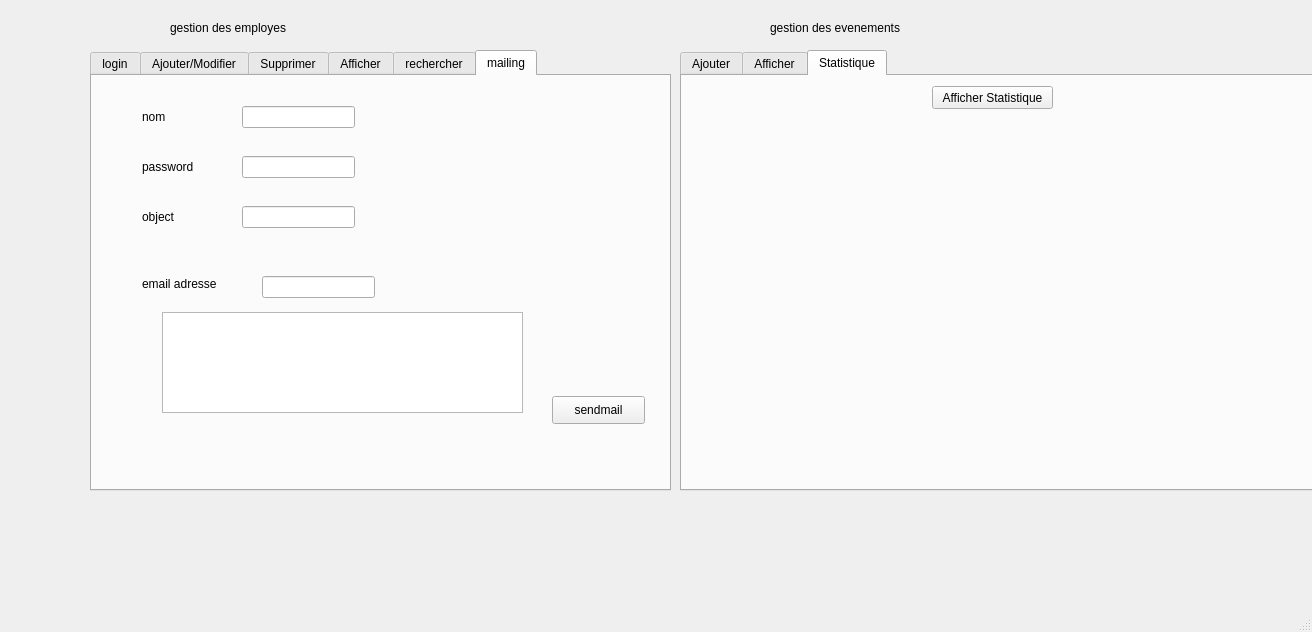
<?xml version="1.0" encoding="UTF-8"?>
<ui version="4.0">
 <class>MainWindow</class>
 <widget class="QMainWindow" name="MainWindow">
  <property name="geometry">
   <rect>
    <x>0</x>
    <y>0</y>
    <width>1312</width>
    <height>632</height>
   </rect>
  </property>
  <property name="font">
   <font>
    <family>MS Shell Dlg 2</family>
   </font>
  </property>
  <property name="windowTitle">
   <string>MainWindow</string>
  </property>
  <widget class="QWidget" name="centralwidget">
   <widget class="QTabWidget" name="login">
    <property name="geometry">
     <rect>
      <x>90</x>
      <y>50</y>
      <width>581</width>
      <height>441</height>
     </rect>
    </property>
    <property name="currentIndex">
     <number>5</number>
    </property>
    <widget class="QWidget" name="tab_6">
     <attribute name="title">
      <string>login</string>
     </attribute>
     <widget class="QPushButton" name="login_2">
      <property name="geometry">
       <rect>
        <x>260</x>
        <y>210</y>
        <width>93</width>
        <height>28</height>
       </rect>
      </property>
      <property name="text">
       <string>login</string>
      </property>
     </widget>
     <widget class="QLineEdit" name="username">
      <property name="geometry">
       <rect>
        <x>110</x>
        <y>120</y>
        <width>113</width>
        <height>22</height>
       </rect>
      </property>
     </widget>
     <widget class="QLineEdit" name="password">
      <property name="geometry">
       <rect>
        <x>110</x>
        <y>170</y>
        <width>113</width>
        <height>22</height>
       </rect>
      </property>
     </widget>
     <widget class="QLabel" name="label_10">
      <property name="geometry">
       <rect>
        <x>20</x>
        <y>120</y>
        <width>61</width>
        <height>16</height>
       </rect>
      </property>
      <property name="text">
       <string>username</string>
      </property>
     </widget>
     <widget class="QLabel" name="label_11">
      <property name="geometry">
       <rect>
        <x>20</x>
        <y>170</y>
        <width>56</width>
        <height>16</height>
       </rect>
      </property>
      <property name="text">
       <string>password</string>
      </property>
     </widget>
     <widget class="QLabel" name="time_label_4">
      <property name="geometry">
       <rect>
        <x>310</x>
        <y>40</y>
        <width>56</width>
        <height>16</height>
       </rect>
      </property>
      <property name="text">
       <string/>
      </property>
     </widget>
    </widget>
    <widget class="QWidget" name="tab">
     <attribute name="title">
      <string>Ajouter/Modifier</string>
     </attribute>
     <widget class="QLineEdit" name="id_emp">
      <property name="geometry">
       <rect>
        <x>150</x>
        <y>50</y>
        <width>113</width>
        <height>22</height>
       </rect>
      </property>
     </widget>
     <widget class="QLineEdit" name="nom">
      <property name="geometry">
       <rect>
        <x>150</x>
        <y>100</y>
        <width>113</width>
        <height>22</height>
       </rect>
      </property>
     </widget>
     <widget class="QLineEdit" name="salaire">
      <property name="geometry">
       <rect>
        <x>150</x>
        <y>160</y>
        <width>113</width>
        <height>22</height>
       </rect>
      </property>
     </widget>
     <widget class="QDateEdit" name="dateEdit">
      <property name="geometry">
       <rect>
        <x>150</x>
        <y>210</y>
        <width>110</width>
        <height>22</height>
       </rect>
      </property>
     </widget>
     <widget class="QLabel" name="label">
      <property name="geometry">
       <rect>
        <x>50</x>
        <y>50</y>
        <width>56</width>
        <height>16</height>
       </rect>
      </property>
      <property name="text">
       <string>id_emp</string>
      </property>
     </widget>
     <widget class="QLabel" name="label_2">
      <property name="geometry">
       <rect>
        <x>50</x>
        <y>100</y>
        <width>56</width>
        <height>16</height>
       </rect>
      </property>
      <property name="text">
       <string>nom</string>
      </property>
     </widget>
     <widget class="QLabel" name="label_3">
      <property name="geometry">
       <rect>
        <x>50</x>
        <y>160</y>
        <width>56</width>
        <height>16</height>
       </rect>
      </property>
      <property name="text">
       <string>salaire</string>
      </property>
     </widget>
     <widget class="QLabel" name="label_4">
      <property name="geometry">
       <rect>
        <x>50</x>
        <y>210</y>
        <width>56</width>
        <height>16</height>
       </rect>
      </property>
      <property name="text">
       <string>date_entre</string>
      </property>
     </widget>
     <widget class="QPushButton" name="pushButton">
      <property name="geometry">
       <rect>
        <x>300</x>
        <y>300</y>
        <width>93</width>
        <height>28</height>
       </rect>
      </property>
      <property name="text">
       <string>Ajouter</string>
      </property>
     </widget>
     <widget class="QPushButton" name="pushButton_2">
      <property name="geometry">
       <rect>
        <x>300</x>
        <y>260</y>
        <width>93</width>
        <height>28</height>
       </rect>
      </property>
      <property name="text">
       <string>Modifier</string>
      </property>
     </widget>
     <widget class="QLabel" name="time_label_2">
      <property name="geometry">
       <rect>
        <x>360</x>
        <y>20</y>
        <width>56</width>
        <height>16</height>
       </rect>
      </property>
      <property name="text">
       <string/>
      </property>
     </widget>
    </widget>
    <widget class="QWidget" name="tab_2">
     <attribute name="title">
      <string>Supprimer</string>
     </attribute>
     <widget class="QLineEdit" name="id_empSupp">
      <property name="geometry">
       <rect>
        <x>150</x>
        <y>80</y>
        <width>113</width>
        <height>22</height>
       </rect>
      </property>
     </widget>
     <widget class="QPushButton" name="pushButton_3">
      <property name="geometry">
       <rect>
        <x>170</x>
        <y>130</y>
        <width>93</width>
        <height>28</height>
       </rect>
      </property>
      <property name="text">
       <string>supprimer</string>
      </property>
     </widget>
     <widget class="QLabel" name="label_5">
      <property name="geometry">
       <rect>
        <x>70</x>
        <y>80</y>
        <width>56</width>
        <height>16</height>
       </rect>
      </property>
      <property name="text">
       <string>id_emp</string>
      </property>
     </widget>
     <widget class="QLabel" name="time_label_5">
      <property name="geometry">
       <rect>
        <x>340</x>
        <y>30</y>
        <width>56</width>
        <height>16</height>
       </rect>
      </property>
      <property name="text">
       <string/>
      </property>
     </widget>
    </widget>
    <widget class="QWidget" name="tab_3">
     <attribute name="title">
      <string>Afficher</string>
     </attribute>
     <widget class="QTableView" name="tablemp">
      <property name="geometry">
       <rect>
        <x>80</x>
        <y>40</y>
        <width>421</width>
        <height>301</height>
       </rect>
      </property>
     </widget>
     <widget class="QComboBox" name="trier">
      <property name="geometry">
       <rect>
        <x>220</x>
        <y>360</y>
        <width>131</width>
        <height>31</height>
       </rect>
      </property>
      <item>
       <property name="text">
        <string>id_emp</string>
       </property>
      </item>
      <item>
       <property name="text">
        <string>salaire</string>
       </property>
      </item>
      <item>
       <property name="text">
        <string>date_entre</string>
       </property>
      </item>
     </widget>
     <widget class="QPushButton" name="pb_pdf">
      <property name="geometry">
       <rect>
        <x>430</x>
        <y>360</y>
        <width>93</width>
        <height>28</height>
       </rect>
      </property>
      <property name="text">
       <string> pdf</string>
      </property>
     </widget>
     <widget class="QLabel" name="time_label">
      <property name="geometry">
       <rect>
        <x>360</x>
        <y>10</y>
        <width>56</width>
        <height>16</height>
       </rect>
      </property>
      <property name="text">
       <string/>
      </property>
     </widget>
    </widget>
    <widget class="QWidget" name="tab_4">
     <attribute name="title">
      <string>rechercher</string>
     </attribute>
     <widget class="QPushButton" name="recherche_button">
      <property name="geometry">
       <rect>
        <x>360</x>
        <y>40</y>
        <width>93</width>
        <height>28</height>
       </rect>
      </property>
      <property name="text">
       <string>recherche</string>
      </property>
     </widget>
     <widget class="QComboBox" name="recherche_type">
      <property name="geometry">
       <rect>
        <x>50</x>
        <y>40</y>
        <width>101</width>
        <height>31</height>
       </rect>
      </property>
      <item>
       <property name="text">
        <string>id_emp</string>
       </property>
      </item>
      <item>
       <property name="text">
        <string>nom</string>
       </property>
      </item>
      <item>
       <property name="text">
        <string>date_entre</string>
       </property>
      </item>
     </widget>
     <widget class="QLineEdit" name="text_recherche">
      <property name="geometry">
       <rect>
        <x>200</x>
        <y>40</y>
        <width>113</width>
        <height>22</height>
       </rect>
      </property>
     </widget>
     <widget class="QTableView" name="tablemp_1">
      <property name="geometry">
       <rect>
        <x>70</x>
        <y>120</y>
        <width>401</width>
        <height>211</height>
       </rect>
      </property>
     </widget>
     <widget class="QLabel" name="time_label_3">
      <property name="geometry">
       <rect>
        <x>470</x>
        <y>20</y>
        <width>56</width>
        <height>16</height>
       </rect>
      </property>
      <property name="text">
       <string/>
      </property>
     </widget>
    </widget>
    <widget class="QWidget" name="tab_5">
     <attribute name="title">
      <string>mailing</string>
     </attribute>
     <widget class="QPushButton" name="sendmail">
      <property name="geometry">
       <rect>
        <x>460</x>
        <y>320</y>
        <width>93</width>
        <height>28</height>
       </rect>
      </property>
      <property name="text">
       <string>sendmail</string>
      </property>
     </widget>
     <widget class="QLineEdit" name="name">
      <property name="geometry">
       <rect>
        <x>150</x>
        <y>30</y>
        <width>113</width>
        <height>22</height>
       </rect>
      </property>
     </widget>
     <widget class="QLabel" name="label_6">
      <property name="geometry">
       <rect>
        <x>50</x>
        <y>30</y>
        <width>61</width>
        <height>21</height>
       </rect>
      </property>
      <property name="text">
       <string>nom</string>
      </property>
     </widget>
     <widget class="QLineEdit" name="passwrd">
      <property name="geometry">
       <rect>
        <x>150</x>
        <y>80</y>
        <width>113</width>
        <height>22</height>
       </rect>
      </property>
     </widget>
     <widget class="QLabel" name="label_7">
      <property name="geometry">
       <rect>
        <x>50</x>
        <y>80</y>
        <width>61</width>
        <height>21</height>
       </rect>
      </property>
      <property name="text">
       <string>password</string>
      </property>
     </widget>
     <widget class="QLineEdit" name="object">
      <property name="geometry">
       <rect>
        <x>150</x>
        <y>130</y>
        <width>113</width>
        <height>22</height>
       </rect>
      </property>
     </widget>
     <widget class="QLabel" name="label_8">
      <property name="geometry">
       <rect>
        <x>50</x>
        <y>130</y>
        <width>61</width>
        <height>21</height>
       </rect>
      </property>
      <property name="text">
       <string>object</string>
      </property>
     </widget>
     <widget class="QLineEdit" name="recep">
      <property name="geometry">
       <rect>
        <x>170</x>
        <y>200</y>
        <width>113</width>
        <height>22</height>
       </rect>
      </property>
     </widget>
     <widget class="QLabel" name="label_9">
      <property name="geometry">
       <rect>
        <x>50</x>
        <y>200</y>
        <width>91</width>
        <height>16</height>
       </rect>
      </property>
      <property name="text">
       <string>email adresse</string>
      </property>
     </widget>
     <widget class="QPlainTextEdit" name="msg">
      <property name="geometry">
       <rect>
        <x>70</x>
        <y>236</y>
        <width>361</width>
        <height>101</height>
       </rect>
      </property>
     </widget>
     <widget class="QLabel" name="time_label_6">
      <property name="geometry">
       <rect>
        <x>410</x>
        <y>40</y>
        <width>56</width>
        <height>16</height>
       </rect>
      </property>
      <property name="text">
       <string/>
      </property>
     </widget>
    </widget>
   </widget>
   <widget class="QTabWidget" name="tabWidget_2">
    <property name="geometry">
     <rect>
      <x>680</x>
      <y>50</y>
      <width>751</width>
      <height>441</height>
     </rect>
    </property>
    <property name="currentIndex">
     <number>2</number>
    </property>
    <widget class="QWidget" name="tab_ajouter_emp">
     <attribute name="title">
      <string>Ajouter</string>
     </attribute>
     <widget class="QLabel" name="label_id_c">
      <property name="geometry">
       <rect>
        <x>50</x>
        <y>30</y>
        <width>47</width>
        <height>13</height>
       </rect>
      </property>
      <property name="text">
       <string>CODE</string>
      </property>
     </widget>
     <widget class="QLabel" name="label_cin_c">
      <property name="geometry">
       <rect>
        <x>50</x>
        <y>70</y>
        <width>47</width>
        <height>13</height>
       </rect>
      </property>
      <property name="text">
       <string>Nom</string>
      </property>
     </widget>
     <widget class="QLabel" name="label_nom_c">
      <property name="geometry">
       <rect>
        <x>50</x>
        <y>110</y>
        <width>47</width>
        <height>13</height>
       </rect>
      </property>
      <property name="text">
       <string>Date</string>
      </property>
     </widget>
     <widget class="QLabel" name="label_prenom_c">
      <property name="geometry">
       <rect>
        <x>50</x>
        <y>150</y>
        <width>71</width>
        <height>16</height>
       </rect>
      </property>
      <property name="text">
       <string>Type</string>
      </property>
     </widget>
     <widget class="QLineEdit" name="lineEdit_code">
      <property name="geometry">
       <rect>
        <x>140</x>
        <y>30</y>
        <width>113</width>
        <height>20</height>
       </rect>
      </property>
     </widget>
     <widget class="QLineEdit" name="lineEdit_nom">
      <property name="geometry">
       <rect>
        <x>140</x>
        <y>70</y>
        <width>113</width>
        <height>20</height>
       </rect>
      </property>
     </widget>
     <widget class="QLineEdit" name="lineEdit_date">
      <property name="geometry">
       <rect>
        <x>140</x>
        <y>110</y>
        <width>113</width>
        <height>20</height>
       </rect>
      </property>
     </widget>
     <widget class="QLineEdit" name="lineEdit_type">
      <property name="geometry">
       <rect>
        <x>140</x>
        <y>150</y>
        <width>113</width>
        <height>20</height>
       </rect>
      </property>
     </widget>
     <widget class="QPushButton" name="pushButton_ajouter_E">
      <property name="geometry">
       <rect>
        <x>370</x>
        <y>280</y>
        <width>75</width>
        <height>23</height>
       </rect>
      </property>
      <property name="text">
       <string>Ajouter</string>
      </property>
     </widget>
     <widget class="QPushButton" name="pushButton_quitter">
      <property name="geometry">
       <rect>
        <x>550</x>
        <y>280</y>
        <width>75</width>
        <height>23</height>
       </rect>
      </property>
      <property name="text">
       <string>Quitter</string>
      </property>
     </widget>
     <widget class="QPushButton" name="pushButton_modifier_E">
      <property name="geometry">
       <rect>
        <x>460</x>
        <y>280</y>
        <width>75</width>
        <height>23</height>
       </rect>
      </property>
      <property name="text">
       <string>Modifier</string>
      </property>
     </widget>
     <widget class="QPushButton" name="pushButton_rafraichir_E">
      <property name="geometry">
       <rect>
        <x>560</x>
        <y>10</y>
        <width>75</width>
        <height>23</height>
       </rect>
      </property>
      <property name="text">
       <string>Rafraichir</string>
      </property>
     </widget>
     <widget class="QLabel" name="label_12">
      <property name="geometry">
       <rect>
        <x>50</x>
        <y>190</y>
        <width>47</width>
        <height>13</height>
       </rect>
      </property>
      <property name="text">
       <string>Ville</string>
      </property>
     </widget>
     <widget class="QLabel" name="label_13">
      <property name="geometry">
       <rect>
        <x>50</x>
        <y>230</y>
        <width>47</width>
        <height>13</height>
       </rect>
      </property>
      <property name="text">
       <string>Prix</string>
      </property>
     </widget>
     <widget class="QLineEdit" name="lineEdit_ville">
      <property name="geometry">
       <rect>
        <x>140</x>
        <y>190</y>
        <width>113</width>
        <height>20</height>
       </rect>
      </property>
     </widget>
     <widget class="QLineEdit" name="lineEdit_prix">
      <property name="geometry">
       <rect>
        <x>140</x>
        <y>230</y>
        <width>113</width>
        <height>20</height>
       </rect>
      </property>
     </widget>
     <widget class="QTabWidget" name="tabWidget">
      <property name="geometry">
       <rect>
        <x>0</x>
        <y>-80</y>
        <width>511</width>
        <height>351</height>
       </rect>
      </property>
      <property name="currentIndex">
       <number>0</number>
      </property>
      <widget class="QWidget" name="tab_7">
       <attribute name="title">
        <string>Evenement</string>
       </attribute>
      </widget>
     </widget>
    </widget>
    <widget class="QWidget" name="tab_afficher_emp">
     <attribute name="title">
      <string>Afficher</string>
     </attribute>
     <widget class="QTableView" name="tableView">
      <property name="geometry">
       <rect>
        <x>10</x>
        <y>40</y>
        <width>531</width>
        <height>231</height>
       </rect>
      </property>
     </widget>
     <widget class="QPushButton" name="pushButton_supprimer_E">
      <property name="geometry">
       <rect>
        <x>560</x>
        <y>40</y>
        <width>75</width>
        <height>23</height>
       </rect>
      </property>
      <property name="text">
       <string>Supprimer</string>
      </property>
     </widget>
     <widget class="QPushButton" name="pushButton_rafraichir">
      <property name="geometry">
       <rect>
        <x>560</x>
        <y>10</y>
        <width>75</width>
        <height>23</height>
       </rect>
      </property>
      <property name="text">
       <string>Rafraichir</string>
      </property>
     </widget>
     <widget class="QPushButton" name="pushButton_2_quitter">
      <property name="geometry">
       <rect>
        <x>560</x>
        <y>280</y>
        <width>75</width>
        <height>23</height>
       </rect>
      </property>
      <property name="text">
       <string>Quitter</string>
      </property>
     </widget>
     <widget class="QPushButton" name="pushButton_tri_codee">
      <property name="geometry">
       <rect>
        <x>10</x>
        <y>10</y>
        <width>75</width>
        <height>23</height>
       </rect>
      </property>
      <property name="text">
       <string>Tri code</string>
      </property>
     </widget>
     <widget class="QPushButton" name="pushButton_tri_nom">
      <property name="geometry">
       <rect>
        <x>100</x>
        <y>10</y>
        <width>75</width>
        <height>23</height>
       </rect>
      </property>
      <property name="text">
       <string>Tri nom</string>
      </property>
     </widget>
     <widget class="QPushButton" name="pushButton_tri_prix">
      <property name="geometry">
       <rect>
        <x>190</x>
        <y>10</y>
        <width>75</width>
        <height>23</height>
       </rect>
      </property>
      <property name="text">
       <string>Tri prix</string>
      </property>
     </widget>
     <widget class="QLineEdit" name="lineEdit_chercher_type">
      <property name="geometry">
       <rect>
        <x>10</x>
        <y>280</y>
        <width>113</width>
        <height>20</height>
       </rect>
      </property>
     </widget>
     <widget class="QLineEdit" name="lineEdit_chercher_ville">
      <property name="geometry">
       <rect>
        <x>260</x>
        <y>280</y>
        <width>113</width>
        <height>20</height>
       </rect>
      </property>
     </widget>
     <widget class="QPushButton" name="pushButton_chercher_type">
      <property name="geometry">
       <rect>
        <x>140</x>
        <y>280</y>
        <width>91</width>
        <height>23</height>
       </rect>
      </property>
      <property name="text">
       <string>Chercher type</string>
      </property>
     </widget>
     <widget class="QPushButton" name="pushButton_chercher_ville">
      <property name="geometry">
       <rect>
        <x>390</x>
        <y>280</y>
        <width>75</width>
        <height>23</height>
       </rect>
      </property>
      <property name="text">
       <string>Chercher ville</string>
      </property>
     </widget>
     <widget class="QPushButton" name="pushButton_pdf">
      <property name="geometry">
       <rect>
        <x>560</x>
        <y>70</y>
        <width>75</width>
        <height>23</height>
       </rect>
      </property>
      <property name="text">
       <string>PDF</string>
      </property>
     </widget>
    </widget>
    <widget class="QWidget" name="tab_8">
     <attribute name="title">
      <string>Statistique</string>
     </attribute>
     <widget class="QCustomPlot" name="customPlot" native="true">
      <property name="geometry">
       <rect>
        <x>10</x>
        <y>40</y>
        <width>621</width>
        <height>261</height>
       </rect>
      </property>
      <property name="contextMenuPolicy">
       <enum>Qt::NoContextMenu</enum>
      </property>
     </widget>
     <widget class="QPushButton" name="pushButton_statistique">
      <property name="geometry">
       <rect>
        <x>250</x>
        <y>10</y>
        <width>121</width>
        <height>23</height>
       </rect>
      </property>
      <property name="text">
       <string>Afficher Statistique</string>
      </property>
     </widget>
    </widget>
   </widget>
   <widget class="QLabel" name="label_14">
    <property name="geometry">
     <rect>
      <x>170</x>
      <y>20</y>
      <width>141</width>
      <height>16</height>
     </rect>
    </property>
    <property name="text">
     <string>gestion des employes</string>
    </property>
   </widget>
   <widget class="QLabel" name="label_15">
    <property name="geometry">
     <rect>
      <x>770</x>
      <y>20</y>
      <width>151</width>
      <height>16</height>
     </rect>
    </property>
    <property name="text">
     <string>gestion des evenements</string>
    </property>
   </widget>
  </widget>
  <widget class="QMenuBar" name="menubar">
   <property name="geometry">
    <rect>
     <x>0</x>
     <y>0</y>
     <width>1312</width>
     <height>26</height>
    </rect>
   </property>
  </widget>
  <widget class="QStatusBar" name="statusbar"/>
 </widget>
 <customwidgets>
  <customwidget>
   <class>QCustomPlot</class>
   <extends>QWidget</extends>
   <header location="global">qcustomplot.h</header>
   <container>1</container>
  </customwidget>
 </customwidgets>
 <resources/>
 <connections/>
</ui>
